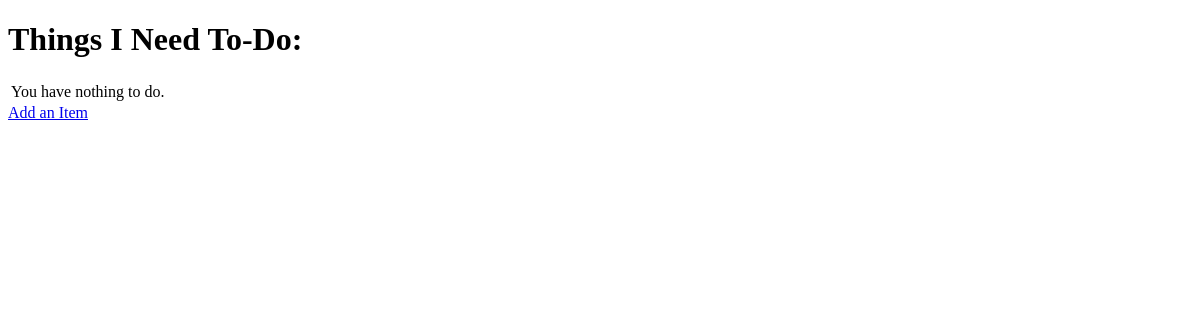
Before: / with the older database file.
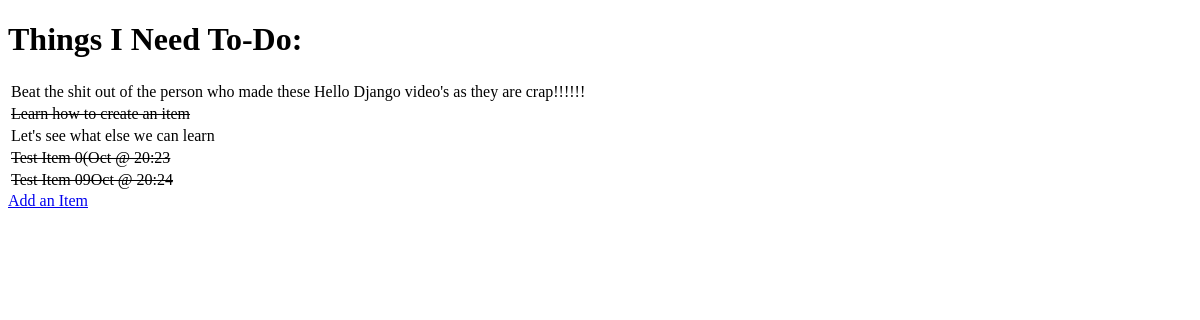
After: the same page with the newer database file.
### todo/models.py (models this page shows, shortened)
class Items(models.Model):
    name = models.CharField(max_length=50, null=False, blank=False)
    done = models.BooleanField(null=False, blank=False, default=False)

### todo/views.py (the view)
# urls.py: path('', get_todo_list, name='get_todo_list'),
def get_todo_list(request):
    items = Items.objects.all()
    context = {
        "items": items
    }
    return render(request, 'todo/todo_list.html', context)

### todo/templates/todo/todo_list.html (shortened to what this page needs)
<!DOCTYPE html>
<html lang="en">
<head>
</head>
<body>
    <h1>Things I Need To-Do:</h1>
    <table>
        {% for item in items %}
            <tr>
                {% if item.done %}
                    <td><strike>{{ item.name }}</strike></td>
                {% else %}
                    <td>{{ item.name }}</td>
                {% endif %}
            </tr>
        {% empty %}
            <tr>
                <td>You have nothing to do.</td>
            </tr>
        {% endfor %}
    </table>
    <a href="/add">Add an Item</a>
</body>
</html>

Changed rows visible on the page:
added Items: name "Beat the shit out of the person who made these Hello Django video's as they are crap!!!!!!"
added Items: name "Learn how to create an item"
added Items: name "Let's see what else we can learn"
added Items: name "Test Item 0(Oct @ 20:23"
added Items: name "Test Item 09Oct @ 20:24"
Other visible differences:
text no longer shown: "You have nothing to do."
